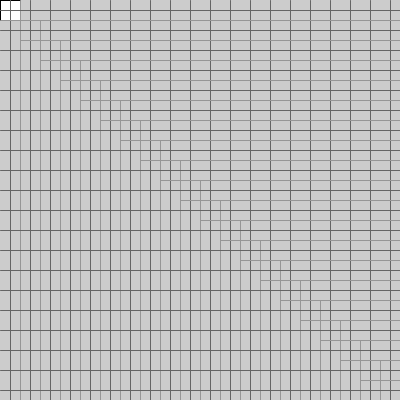
Frame 1 (no input)
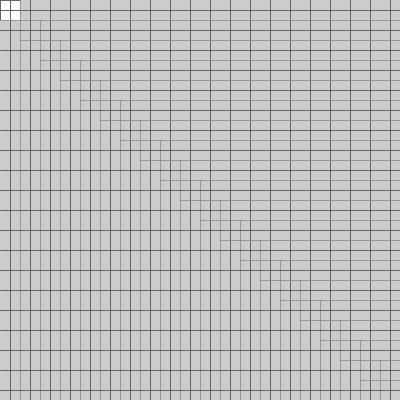
Frame 60 (the mouse pressed at the canvas centre just before this capture)
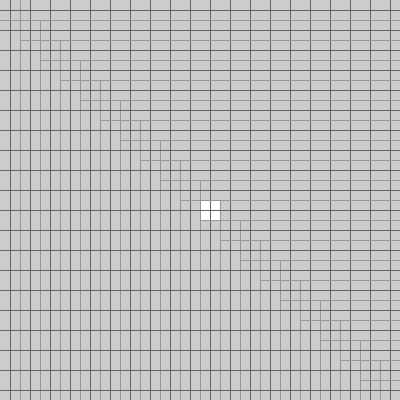
Frame 120 (the mouse held since frame 60 and released just before this capture)

The Processing sketch that drew these frames (run headless with seeded random() and noise(); from frame 60 on, the mouse is pressed at the canvas centre):

// Processing sketch: processing_13826
// ── processing_13826.pde


void setup(){
size(400,400);
smooth();
}

void draw(){
background(204);
rect(mouseX,mouseY,20,20);

for(int a=10; a<width; a+=10)
{
if(a%20 == 0)
{
stroke(150);
line(a,400,a,a-20);
}else
{
stroke(100);
line(a,400,a,0); 
}
}

for(int b=10; b<height; b+=10)
{
if(b%20 == 0)
{
stroke(150);
line(400,b,b-20,b);
}else
{
stroke(100);
line(400,b,0,b); 
}
}
}
